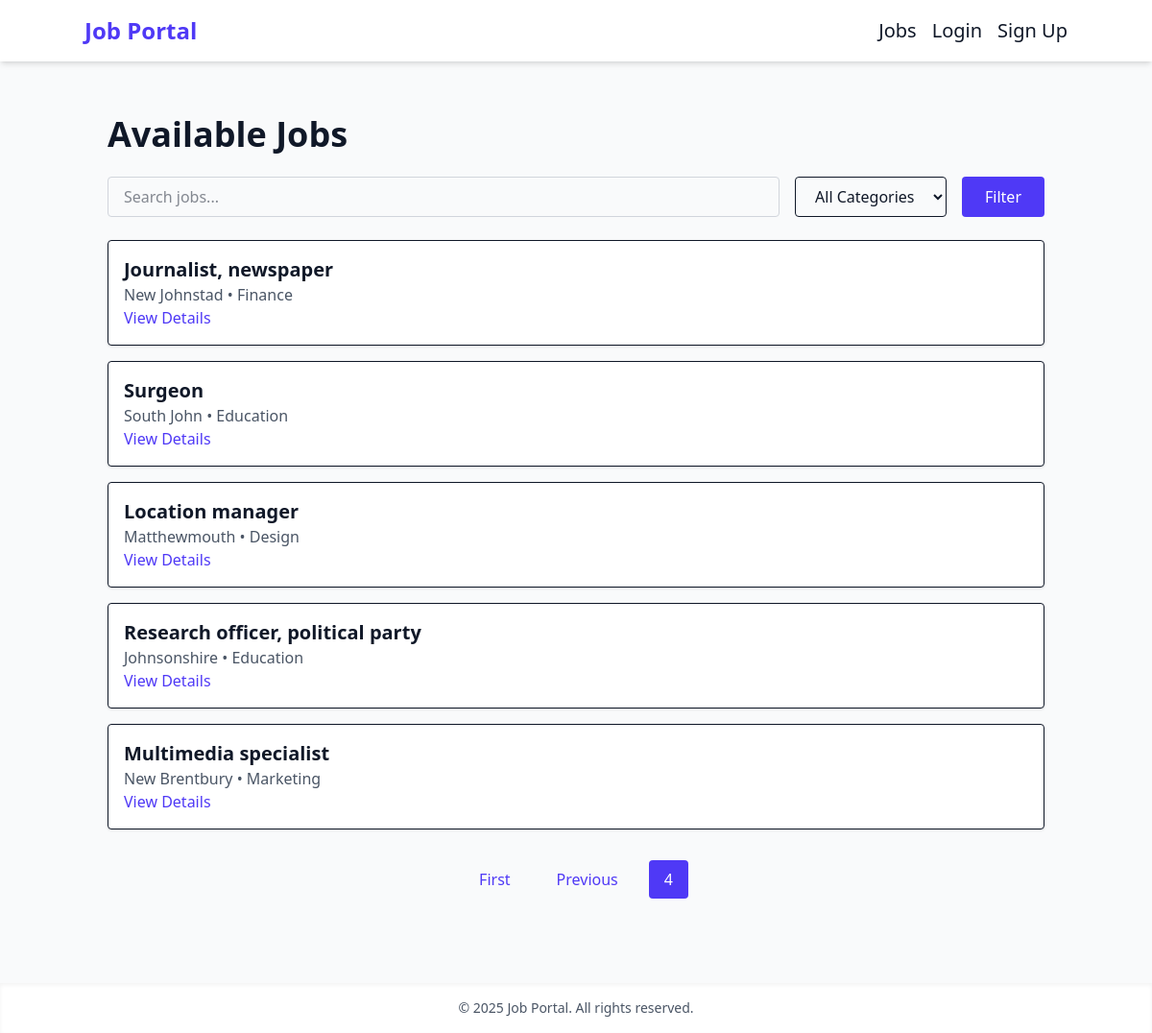
Screenshot of /jobs/?page=4 with the database file from the repository.
### jobs/models.py (models this page shows, shortened)
class Job(models.Model):
    employer = models.ForeignKey(settings.AUTH_USER_MODEL, on_delete=models.CASCADE)
    title = models.CharField(max_length=200)
    company = models.CharField(max_length=200)
    location = models.CharField(max_length=200)
    description = models.TextField()
    posted_at = models.DateTimeField(auto_now_add=True)
    category = models.ForeignKey(Category, on_delete=models.CASCADE)

class Category(models.Model):
    name = models.CharField(max_length=100, unique=True)
    def __str__(self):
        return self.name

### jobs/views.py (the view)
# urls.py: path('', views.job_list, name='job_list'),
def job_list(request):
    query = request.GET.get('q')
    location = request.GET.get('location')
    category_filter = request.GET.get('category')
    jobs = Job.objects.all()
    categories = Category.objects.all()
    if query:
        jobs = jobs.filter(Q(title__icontains=query) | Q(description__icontains=query))
    if location:
        jobs = jobs.filter(location__icontains=location)
    if category_filter:
        jobs = jobs.filter(category=category_filter)
    if category_id := request.GET.get("category"):
        jobs = jobs.filter(category_id=category_id)
    paginator = Paginator(jobs, 5)
    page_number = request.GET.get('page')
    page_obj = paginator.get_page(page_number)
    context = {
        'jobs': page_obj,
        'categories': categories,
        'is_paginated': page_obj.has_other_pages(),
        'page_obj': page_obj,
        'search': query,
        'location': location
    }
    return render(request, 'jobs/job_list.html', context)

### templates/jobs/job_list.html (shortened to what this page needs)
{% extends 'base.html' %}
{% load widget_tweaks %}
{% block content %}
<div class="max-w-5xl mx-auto p-6">
  <h2 class="text-4xl font-bold mb-6">Available Jobs</h2>
  <form method="GET" class="mb-6 flex flex-row space-x-4">
    <input type="text" name="search" placeholder="Search jobs..." class="flex-1 min-w-[200px] px-4 py-2 border border-gray-300 rounded focus:ring-2 focus:ring-indigo-500">
    <select name="category" class="min-w-[150px] px-4 py-2 border rounded">
      <option value="">All Categories</option>
    </select>
    <button type="submit" class="px-6 py-2 bg-indigo-600 text-white rounded hover:bg-indigo-700 transition">Filter</button>
  </form>
  {% for job in jobs %}
    <div class="mb-4 p-4 bg-white border rounded shadow hover:shadow-md">
      <h3 class="text-xl font-semibold">{{ job.title }}</h3>
      <p class="text-gray-600">{{ job.location }} • {{ job.category }}</p>
      <a href="{% url 'job_detail' job.id %}" class="text-indigo-600 hover:underline">View Details</a>
    </div>
  {% empty %}
    <p>No jobs found.</p>
  {% endfor %}
  {% if is_paginated %}
    <div class="mt-8 flex space-x-4 justify-center">
      {% if page_obj.has_previous %}
        <a href="?page=1" class="px-4 py-2 text-indigo-600 hover:text-indigo-700 hover:underline transition">First</a>
        <a href="?page={{ page_obj.previous_page_number }}" class="px-4 py-2 text-indigo-600 hover:text-indigo-700 hover:underline transition">Previous</a>
      {% endif %}
      <span class="px-4 py-2 bg-indigo-600 text-white rounded">{{ page_obj.number }}</span>
    </div>
  {% endif %}
</div>
{% endblock %}

### rows the page displays
Job: title "Journalist, newspaper", location "New Johnstad", category "Finance"
Job: title "Surgeon", location "South John", category "Education"
Job: title "Location manager", location "Matthewmouth", category "Design"
Job: title "Research officer, political party", location "Johnsonshire", category "Education"
Job: title "Multimedia specialist", location "New Brentbury", category "Marketing"

### other values shown
{{ page_obj.number }} "4"
